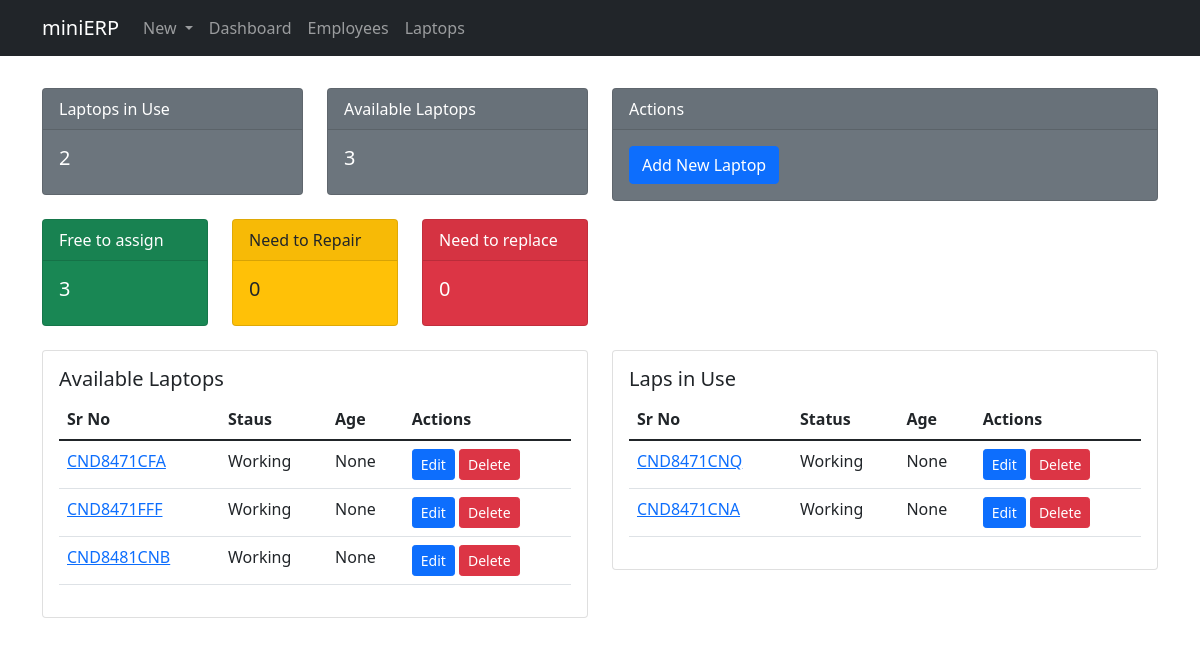
The page /dash_laptops/ on the database as committed earlier.
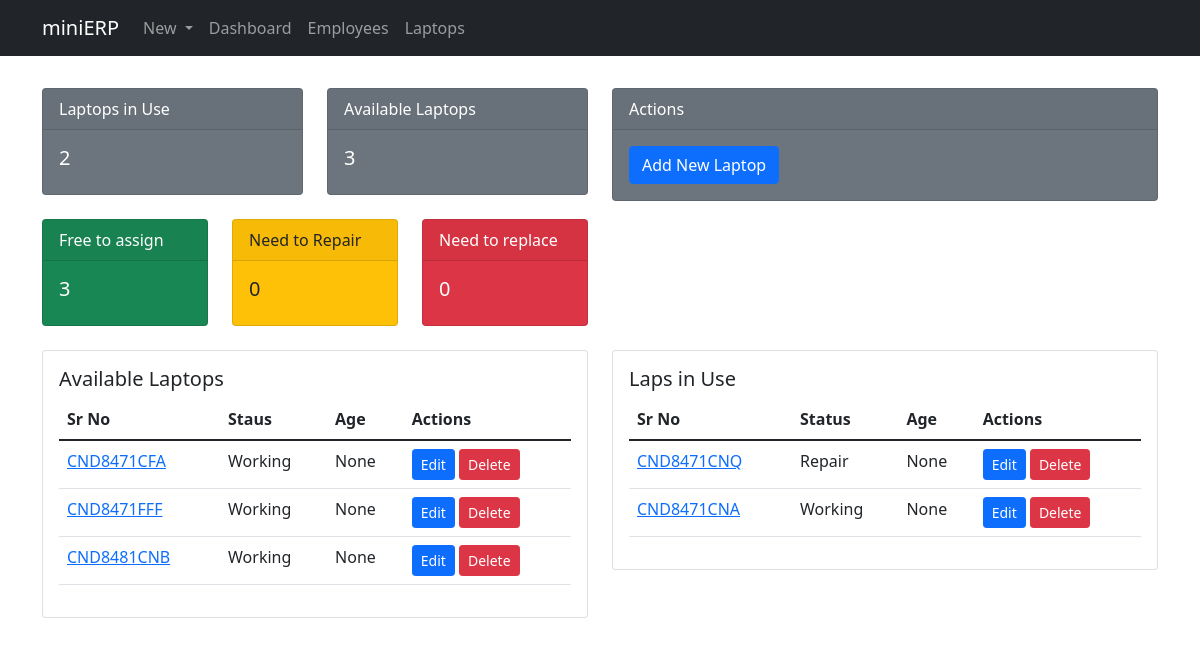
The same page on the database as committed later.
### hardware/models.py (models this page shows, shortened)
class Laptop(models.Model):
    LAPTOP_STATUSES = (
        ('Working', 'Working'),
        ('Repair', 'Repair'),
        ('Replace', 'Replace'),
    )
    id = models.AutoField(primary_key=True, editable=False)
    hardware_id = models.CharField(max_length=50, null=True, default=None, blank=True, unique=True)
    laptop_sr_no = models.CharField(max_length=100, unique=True)
    brand = models.ForeignKey(LaptopBrand, null=True, on_delete=models.SET_NULL)
    model = models.ForeignKey(LaptopModel, null=True, on_delete=models.SET_NULL)
    media = models.ForeignKey(LaptopMedia, null=True, on_delete=models.SET_NULL)
    laptop_status = models.CharField(max_length=20, null=True, choices=LAPTOP_STATUSES)
    laptop_location = models.ForeignKey(Location, null=True, blank=False, on_delete=models.SET_NULL)
    laptop_date_purchased = models.DateField(null=True)
    laptop_date_sold = models.DateField(null=True, blank=True)
    laptop_date_created = models.DateField(auto_now_add=True)
    @property
    def laptop_age(self):
        today = date.today()
        age = today - self.laptop_date_purchased
        age_stripped = str(age).split(",", 1)[0]
        return

### hardware/views.py (the view)
# urls.py: path('dash_laptops/', views.laptops, name='dash_laptops'),
def laptops(request):
    available_laps = Laptop.objects.filter(hardware=None)
    assignable_laps = available_laps.filter(laptop_status='Working')
    repairable_laps = available_laps.filter(laptop_status='Repair')
    replaceable_laps = available_laps.filter(laptop_status='Replace')
    laps_in_use = Laptop.objects.filter(hardware__isnull=False)
    laps_for_repair = Laptop.objects.all().filter(laptop_status='Repair').count()
    laps_for_replace = Laptop.objects.all().filter(laptop_status='Replace').count()
    working_laps = Laptop.objects.all().filter(laptop_status='Working').count()
    context = {'laps_for_repair':laps_for_repair, 'laps_for_replace':laps_for_replace,
    'working_laps':working_laps, 'available_laps':available_laps, 'laps_in_use':laps_in_use,
    'assignable_laps':assignable_laps, 'repairable_laps':repairable_laps, 'replaceable_laps':replaceable_laps }
    return render(request, 'hardware/dash_laptops.html', context)

### hardware/templates/hardware/dash_laptops.html (shortened to what the changed rows need)
{% extends 'hardware/main.html' %}
{% block content %}
<div class="container">
    <div class="row my-4">
        <div class="col-md-6">
            <div class="card card-body">
                <table class="table table-stripped">
                    <thead>
                    <tr>
                        <th scope="col">Sr No</th>
                        <th scope="col">Staus</th>
                        <th scope="col">Age</th>
                        <th scope="col">Actions</th>
                    </tr>
                    </thead>
                </table>
            </div>
        </div>
        <div class="col-md-6">
            <div class="card card-body">
                <table class="table table-stripped">
                    <thead>
                    <tr>
                        <th scope="col">Sr No</th>
                        <th scope="col">Status</th>
                        <th scope="col">Age</th>
                        <th scope="col">Actions</th>
                    </tr>
                    </thead>
                    <tbody>
                        {% for lap in laps_in_use %}
                            <tr>
                                <td><a href="{% url 'laptop' lap.id %}">{{lap.laptop_sr_no}}</a></td>
                                <td>{{lap.laptop_status}}</td>
                                <td>{{lap.laptop_age}}</td>
                                <td>
                                    <a class="btn btn-primary btn-sm" href="{% url 'laptop_edit' lap.id %}">Edit</a>
                                    <a class="btn btn-danger btn-sm" href="{% url 'laptop_del' lap.id %}">Delete</a>
                                </td>
                            </tr>
                        {% endfor %}
                    </tbody>
                </table>
            </div>
        </div>
    </div>
</div>
{% endblock %}

Rows that differ between the two databases and show on the page:
changed Laptop "CND8471CNQ": laptop_status "Working" → "Repair"
